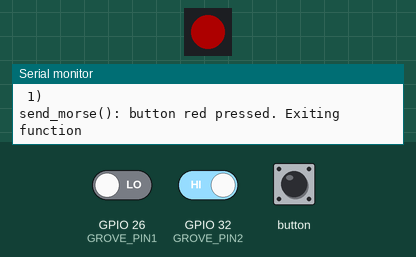
Recording of a sketch running on a simulated ESP32. Shown: 1 RGB LEDs in strip order, left to right, the last lines printed to the serial monitor. The inputs (shaded band) are chosen by the test bench; at power-on: GPIO 26 (GROVE_PIN1) LOW, GPIO 32 (GROVE_PIN2) HIGH. Dim RGB values are drawn brighter than linear; I2S audio is not simulated (input reads silence).

Above: at 5.9 s.
6.0 s: GPIO 26 (GROVE_PIN1) driven HIGH and GPIO 32 (GROVE_PIN2) driven LOW
7.6 s: GPIO 32 (GROVE_PIN2) driven HIGH
9.2 s: GPIO 26 (GROVE_PIN1) driven LOW
10.7 s: GPIO 26 (GROVE_PIN1) driven HIGH
12.3 s: button pressed for 0.15 s
At 12.4 s:
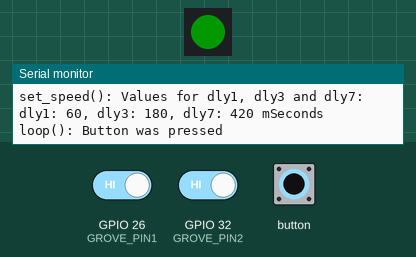
14.0 s: GPIO 32 (GROVE_PIN2) driven LOW
Timing chart, 0 to 16.8 s (numbered marks = the images above; inputs shaded):
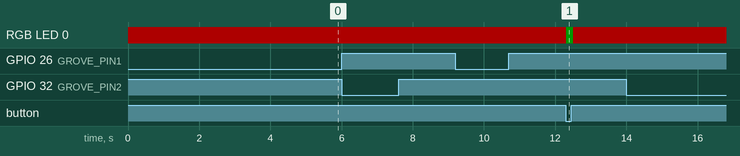

Measured:
- after the input at 12.3 s, RGB LED 0: RGB(50, 0, 0) → RGB(0, 25, 0) at once, → RGB(50, 0, 0) 0.20 s later

The sketch:

M5Atom_Echo_morse_code_paris_test.ino
```cpp
// (licence header left out)
#include <Arduino.h>
#include <M5Atom.h>
#include <FastLED.h>
#include "AtomEchoSPKR.h"
#include <time.h>

#include <unordered_map>
#include <vector>
#include <iostream>
#include <string.h>

bool my_debug = false;

#define NUM_LEDS 1
#define ATOMECHO_LED_PIN 27

// In function send_morse() print unit space indicator "|1|"
// between the dots and dashes.
// If you don't want the unit space indicator printed,
// comment-out the next line.
#define SHOW_UNITS

// Activate USE_DUALBTN if you want to use a M5Stack Dualbutton unit
// to increase/decrease the speed of the morse (function in development)
// and to stop an active sending a morse text to the speaker.
#define USE_DUALBTN

#ifdef USE_DUALBTN
#define GROVE_PIN1 26 // Define the first  pin of Port B (Yellow wire)
#define GROVE_PIN2 32 // Define the second pin of Port B (White wire)
#endif

// Uncomment this when you want to view the audio timings on an oscilloscope
// However, when using USE_AUDIO_VIA_PORT_B, comment-out USE_DUALBTN above.
// #define USE_AUDIO_VIA_PORT_B

#ifdef USE_AUDIO_VIA_PORT_B
#define GROVE_PIN1 26 // Define the first  pin of Port B (Yellow wire)
#define GROVE_PIN2 32 // Define the second pin of Port B (White wire)
#endif

CRGB leds[NUM_LEDS];

enum my_colors {RED=0, GREEN, BLUE, WHITE, BLACK};

unsigned long start_t = millis();

ATOMECHOSPKR echoSPKR;  // Create an instance of the ATOMECHOSPKR class
// +-------+-----------+-------------+
// | var   |  milli-   | morse speed |
// |       |  sonds    | (wpm)       |
// +-------+-----------+-------------+
// | dly1  |    20     |    54       |
// +-------+-----------+-------------+
// | dly1  |    30     |    35       |
// +-------+-----------+-------------+
// | dly1  |    40     |    26       |
// +-------+-----------+-------------+
// | dly1  |    50     |    19       |
// +-------+-----------+-------------+
// | dly1  |    60     |    17       |
// +-------+-----------+-------------+
// | dly1  |    70     |    15       |
// +-------+-----------+-------------+
// | dly1  |    80     |    13       |
// +-------+-----------+-------------+
// | dly1  |    90     |    12       |
// +-------+-----------+-------------+
// | dly1  |   100     |    10       |
// +-------+-----------+-------------+
uint16_t dly1 = 50;       // unit delay
uint16_t dly3 = dly1 * 3; // character delay
uint16_t dly7 = dly1 * 7; // word delay

int debounce_delay = 100; // mSec

// Define two beep tones
beep tone_dot =
{
  .freq    = 1200,
  .time_ms = 100,
  .maxval  = 10000,
  .modal   = true
};

beep tone_dash =
{
  .freq    = 1200,
  .time_ms = 300,
  .maxval  = 10000,
  .modal   = true
};


// First tone for M5 Echo button press
beep btn_tone1 =
{
  .freq    = 1200,
  .time_ms = 100,
  .maxval  = 10000,
  .modal   = false
};

// Second tone for M5 Echo button press
beep btn_tone2 =
{
  .freq    = 1400,
  .time_ms = 100,
  .maxval  = 10000,
  .modal   = false
};

// Define the morse code, dot-dash sequences for
// the characters that are in the text string to send in morse code
// Example: in the array {1,2}, the 1 represents a dot, the 2 a dash.
std::unordered_map<char, std::vector<int>> morse_txt_dict = {
  {'a', {1,2}},
  {'i', {1,1}},
  {'p', {1,2,2,1}},
  {'r', {1,2,1}},
  {'s', {1,1,1}},
};

void dot_dash_time() {
  static constexpr const char txt0[] PROGMEM = "dot_dash_time(): ";
  static constexpr const char txt1[] PROGMEM = "set to: ";
  size_t length = strlen(txt0); // Get the length of txt0
  char* spaces = new char[length + 1]; // +1 for null terminator
  memset(spaces, ' ', length); // No 'std::' prefix needed
  spaces[length] = '\0'; // Add null terminator
  Serial.print(txt0);
  Serial.print(F("tone_dot.time_ms  "));
  Serial.print(txt1);
  Serial.printf("%3d", tone_dot.time_ms);
  Serial.println(F(" mSeconds"));
  Serial.print(spaces);
  Serial.print(F("tone_dash.time_ms "));
  Serial.print(txt1);
  Serial.printf("%3d", tone_dash.time_ms);
  Serial.println(F(" mSeconds"));

  delete[] spaces; // Free memory when done
}

void show_delays() {
  Serial.println(F("Values for dly1, dly3 and dly7:"));
  Serial.printf("dly1: %d, dly3: %d, dly7: %d mSeconds\n", dly1, dly3, dly7);
}

const int tone_time_lst[] = {40, 60, 80, 100, 120, 140, 160, 180, 200};
int le_tone_time_lst = sizeof(tone_time_lst)/sizeof(tone_time_lst[0]);
int tone_time_lst_idx = 4; // index to 100

#ifdef USE_DUALBTN
int blu_last_value, red_last_value = 0;

void set_speed() {
  static constexpr const char txt0[] PROGMEM = "set_speed(): ";
  const char *txts[] PROGMEM = {
    "dualbutton",                      // 0
    "released",                        // 1
    "pressed",                         // 2
    " red ",                           // 3
    " blue ",                          // 4
    "tone_time_list_idx changed to: ", // 5
    "speed has been reached. "         // 6
  };

  int blu_value= 0;
  int red_value = 0;
  int tone_dly1 = 100;
  int unit_dly1 = 50;
  bool btn_blu_pressed = false;
  bool btn_red_pressed = false;
  red_value = digitalRead(GROVE_PIN1);  // read the value of the RED BUTTON (Pin 26). 读取26号引脚的值
  blu_value = digitalRead(GROVE_PIN2);  // read the value of the BLUE BUTTON (Pin 32). 读取32号引脚的值

  if (red_value == 1 && blu_value == 1)
    return;  // No button pressed

  btn_red_pressed = red_value == 0 ? true : false;
  btn_blu_pressed = blu_value == 0 ? true : false;

  if (btn_red_pressed) {
    Serial.print(txt0);
    Serial.print(txts[0]);
    Serial.print(txts[3]);
    Serial.println(txts[2]);
  }
  else if (btn_blu_pressed) {
    Serial.print(txt0);
    Serial.print(txts[0]);
    Serial.print(txts[4]);
    Serial.println(txts[2]);
  }

  // Debounce wait
  if (btn_red_pressed) {
    while (red_value == 0) {
      red_value = digitalRead(GROVE_PIN1);
      delay(debounce_delay);
    }
    Serial.print(txt0);
    Serial.print(txts[0]);
    Serial.print(txts[3]);
    Serial.print(txts[1]);
    Serial.printf("? %s\n", (red_value == 1) ? "Yes" : "No ");
  }
  else if (btn_blu_pressed) {
    // Debounce wait
    while (blu_value == 0) {
      blu_value = digitalRead(GROVE_PIN2);
      delay(debounce_delay);
    }
    Serial.print(txt0);
    Serial.print(txts[0]);
    Serial.print(txts[4]);
    Serial.print(txts[1]);
    Serial.printf("? %s\n", (blu_value == 1) ? "Yes" : "No ");
  }
  tone_dly1 = tone_dot.time_ms;
  unit_dly1 = dly1;

  if (btn_red_pressed) {
    tone_time_lst_idx += 1;
    if (tone_time_lst_idx > le_tone_time_lst-1) {
      tone_time_lst_idx = le_tone_time_lst -1;
      Serial.print(txt0);
      Serial.print(F("maximum "));
      Serial.print(txts[6]);
      if (my_debug) {
        Serial.printf("tone_time_lst_idx = %d, le_tone_time_lst-1 = %d, tone_time_lst[%d] = %d\n",
          tone_time_lst_idx, le_tone_time_lst-1, tone_time_lst_idx, tone_time_lst[tone_time_lst_idx]);
      } else {
        Serial.println();
      }
      Serial.print(txt0);
      Serial.print(txts[5]);
      Serial.printf("%d\n", tone_time_lst_idx);
    }
    tone_dly1 = tone_time_lst[tone_time_lst_idx];
    unit_dly1  = tone_dly1/2;
    red_value = -1;
    red_last_value = (btn_red_pressed == true) ? 0 : 1;
  }
  else if (btn_blu_pressed) {
    tone_time_lst_idx -= 1;
    if (tone_time_lst_idx <= 0) {
      tone_time_lst_idx = 0;
      Serial.print(txt0);
      Serial.print(F("minimum "));
      Serial.print(txts[6]);
      if (my_debug) {
        Serial.printf("tone_time_lst_idx = %d, le_tone_time_lst-1 = %d, tone_time_lst[%d] = %d\n",
          tone_time_lst_idx, le_tone_time_lst-1, tone_time_lst_idx, tone_time_lst[tone_time_lst_idx]);
      } else {
        Serial.println();
      }
      Serial.print(txt0);
      Serial.print(txts[5]);
      Serial.printf("%d\n", tone_time_lst_idx);
    }
    tone_dly1 = tone_time_lst[tone_time_lst_idx];
    unit_dly1 = tone_dly1/2;
    blu_value = -1;
    blu_last_value = (btn_blu_pressed == true) ? 0 : 1;
  }

  tone_dot.time_ms = tone_dly1;
  tone_dash.time_ms = 3 * tone_dot.time_ms; // keep ratio 3 : 1

  dly1 = unit_dly1;
  dly3 = dly1 * 3;
  dly7 = dly1 * 7;

  dot_dash_time();

  Serial.print(txt0);
  show_delays();
}
#endif

void LedColor(my_colors color)
{
  switch (color)
  {
    case RED:
      leds[0] = CRGB::Red; // Set the LED to red
      break;
    case GREEN:
      leds[0] = CRGB::Green; // Set the LED to green
      break;
    case BLUE:
      leds[0] = CRGB::Blue; // Set the LED to blue
      break;
    case WHITE:
      leds[0] = CRGB::White; // Set the LED to white
      break;
  case BLACK:
      leds[0] = CRGB::Black; // Set the LED to black
      break;
  default:
      leds[0] = CRGB::Black; // Set the LED to black
      break;
  };
    FastLED.show(); // Update the LED
}

void btn_beep() {
  LedColor(GREEN);
  echoSPKR.playBeep(btn_tone1);
  //echoSPKR.playBeep(btn_tone1.freq, btn_tone1.time_ms, btn_tone1.maxval, btn_tone1.modal);
  delay(100);
  echoSPKR.playBeep(btn_tone2);
  //echoSPKR.playBeep(btn_tone2.freq, btn_tone2.time_ms, btn_tone2.maxval, btn_tone2.modal);
  delay(100);
  LedColor(RED);
}

/*
   The unit of morse code speed is the number of times
   the word "paris" is sent in morse code per minute.
   A speed of morse code of 16 words per minute is equal to
   sending the word "paris" 16 times per minute.

   Morse code counting:
   +-----------------+--------+
   | what:           | units: |
   +-----------------+--------+
   | dot             |    1   |
   +-----------------+--------+
   | dot-dash space  |    1   |
   +-----------------+--------+
   | dash            |    3   |
   +-----------------+--------+
   | character space |    3   |
   +-----------------+--------+
   | word space      |    7   |
   +---------------.-+--------+

         The length of the word "paris" in morse code units (see table above) is:
         0             1               2               3               4             5
         1 2 345 6 789 0 1 234 5 6 789 012 3 4 567 8 9 012 2 4 5 678 9 0 1 2 3 4567890
                 p        /   /   a   /   /     r     /   /  i  /   /    s    /       /
         ./~/---/~/---/~/./~~~/./~/---/~~~/./~/---/~/./~~~/./~/./~~~/./~/./~/./~~~~~~~/
                 11       / 3 /   5   / 3 /     7     / 3 /  3  / 3 /    5    /   7   /  = 50 units
         1,1,123,1,223,1,2/123/1,1,123/123/1,1,123,1,2/123/1,1,2/123/1,1,2,1,3/1234567/
      ____/\________             ______/\_______                             ____/\____
      dot/dash space             character space                             word space
*/
void send_morse() {
  // Define variables:
  static constexpr const char txt0[] PROGMEM = "send_morse(): ";
  std::vector<int> lst; // create an empty list
  int i;
  int j;
  int le;
  int le2;
  int n;
  int n2;
  char c;
  char c2;
  size_t writeSize;
  bool my_morse_debug = true;
  bool word_end = false;
  bool stop = false;
  int unit_count = 0;
  int word_count = 0;
  unsigned long curr_t = 0;
  unsigned long interval_t = 60 * 1000;
  unsigned long elapsed_t = 0;
  int btn_red = 0;
  int btn_blu = 0;
  Serial.print(txt0);
  Serial.println(F("Starting..."));
  Serial.print(F("tone dot (and dash) frequency = "));
  Serial.printf("%d Hz\n", tone_dot.freq);
  Serial.printf("tone_dot.modal  = %s\n", tone_dot.modal  == 1 ? "true": "false");
  Serial.printf("tone_dash.modal = %s\n", tone_dash.modal == 1 ? "true": "false");
  echoSPKR.setVolume(1);  // Initial volume (in class) set to 8.
  dot_dash_time();
  const char txt[] = "paris";
  le = strlen(txt);
  Serial.print(F("Text to send = "));
  Serial.printf("\"%s\"", txt);
  Serial.print(F(", length = "));
  Serial.printf("%d\n", le);
  if (my_debug) {
    Serial.println(F("Going to send the text now..."));
    Serial.println(F("In the lists like: [2,1], 2 represents a dash, 1 respresents a dot"));
  }
  show_delays();

  while (true) {
    curr_t = millis();
    elapsed_t = curr_t - start_t;
    if (elapsed_t >= interval_t) {
      stop = true;
      Serial.print("\nOne minute limit reached.\n");
      break;
    }
    if (strlen(txt) == 0)
      return;
    Serial.printf("%2d) ", word_count+1);
    for (i = 0; txt[i] != '\0'; i++) {
#ifdef USE_DUALBTN
      btn_red = digitalRead(GROVE_PIN1);  // read the value of BUTTON. 读取33号引脚的值
      btn_blu = digitalRead(GROVE_PIN2);
      if (btn_red == 0 || btn_blu == 0) {
        Serial.println();
        Serial.print(txt0);
        if (btn_red == 0)
          Serial.print(F("button red "));
        else if (btn_blu == 0)
          Serial.print(F("button blue "));
        Serial.println(F("pressed. Exiting function"));
        if (btn_red == 0) {
          // Debounce wait
          while (btn_red == 0) {
            btn_red = digitalRead(GROVE_PIN1);
            delay(debounce_delay);
          }
        }
        if (btn_blu == 0) {
          // Debounce wait
          while (btn_blu == 0) {
            btn_blu = digitalRead(GROVE_PIN1);
            delay(debounce_delay);
          }
        }
        return;
      }
  #endif
      c = txt[i];
      n = static_cast<int>(c); // Calculate the ASCII value
      if (n == 32) {
        if (my_debug)
          Serial.println(F("word space delay"));
        if (my_morse_debug)
          Serial.print("|  7  |\n");
        delay(dly7);
        unit_count += 7;
      } else {
        if (n >= 65 and n <= 90)  // Convert upper case to lower case
          n2 = n + 32;    // python example: ord('A') = 65. ord('a') = 97
        else
          n2 = n;
        c2 = static_cast<char>(n2);  // convert back to ASCII
        if (morse_txt_dict.find(c2) == morse_txt_dict.end()) {
          Serial.printf("character \'%s\' not found in morse_txt_dict\n", n2);
        } else {
          // Extract the list and assign it to a variable
          lst = morse_txt_dict[c2];
          if (my_debug) {
            Serial.print(F("Sending character "));
            Serial.print(c2);
            Serial.print(F(" = "));
          }
          // Calculate the length of the extracted list
          size_t le2 = lst.size();
          if (le2 > 0) {
            if (my_debug) {
              Serial.print("[");
              for (int n = 0; n < le2; n++) {
                Serial.print(lst[n]);
                if (n < le2 -1) {
                  Serial.print(", ");
                }
              }
              Serial.println("]");
            }
            for (j = 0; j < le2; j++) {
              if (lst[j] == 2) {
                if (my_debug)
                  Serial.println(F("Sending a dash"));
                if (my_morse_debug)
                  Serial.print("---");
                //Serial.printf("tone_dash.modal = %d\n", tone_dash.modal);
                unit_count += 3;
#ifdef USE_AUDIO_VIA_PORT_B
                digitalWrite(GROVE_PIN1, HIGH);
#endif
                writeSize = echoSPKR.playBeep(tone_dash);
                //writeSize = echoSPKR.playBeep(tone_dash.freq, tone_dash.time_ms, tone_dash.maxval, tone_dash.modal);
              } else if (lst[j] == 1) {
                if (my_debug)
                  Serial.println(F("Sending a dot"));
                if (my_morse_debug)
                  Serial.print(".");
                //Serial.printf("tone_dot.modal = %d\n", tone_dot.modal);
                unit_count += 1;
#ifdef USE_AUDIO_VIA_PORT_B
                digitalWrite(GROVE_PIN1, HIGH);
#endif
                writeSize = echoSPKR.playBeep(tone_dot);

                //echoSPKR.playBeep(tone_dot.freq, tone_dot.time_ms, tone_dot.maxval, tone_dot.modal);
              }
              // if (writeSize > 0) {
              //   Serial.print(F("writeSize = "));
              //   Serial.println(writeSize);
              // }
              // for example: after 'e' or 't' no character space delay
              // and not after the last dot or dash of the character
              if (le2 > 1 && j < le2-1) {
                if (my_debug)
                  Serial.println(F("unit space delay"));
                if (my_morse_debug)
#ifdef SHOW_UNITS
                  Serial.print("|1|");
#else
                  Serial.print(" ");
#endif
                delay(dly1); // was: (dly1)
#ifdef USE_AUDIO_VIA_PORT_B
                digitalWrite(GROVE_PIN1, LOW);
#endif
                unit_count += 1;
              }
            }
            if (i == le -1) {
              if (my_debug)
                Serial.println(F("word space delay"));
              if (my_morse_debug)
                Serial.print("|   7   |");
              delay(dly7);
#ifdef USE_AUDIO_VIA_PORT_B
              digitalWrite(GROVE_PIN1, LOW);
#endif
              unit_count += 7;
            } else {
              if (my_debug)
                Serial.println(F("character space delay"));
              if (my_morse_debug)
                Serial.print("| 3 |");
              delay(dly3);
#ifdef USE_AUDIO_VIA_PORT_B
              digitalWrite(GROVE_PIN1, LOW);
#endif
              unit_count += 3;
            }
          }
        }
      }
    } // end-of-for-loop
    Serial.println(); // New line after the last character (morse code representation)
    if (my_debug) {
      Serial.println(F("All characters sent"));
      Serial.print(F("Units sent = "));
      Serial.printf("%d\n", unit_count);
    }
    word_count += 1;
  }
  Serial.print(F("Number of units sent = "));
  Serial.printf("%d, ", unit_count);
  Serial.print(F("this is "));
  Serial.printf("%d ", static_cast<int>(unit_count/word_count));
  Serial.println(F("units per word."));
  Serial.print(F("Number of words sent: "));
  Serial.print(word_count);
  Serial.println(".");
  Serial.print(F("This equals to a morse code speed of "));
  Serial.printf("%d ", word_count);
  Serial.println(F("words/minute."));
}

void setup()
{
  static constexpr const char txt0[] PROGMEM = "setup(): ";

#ifdef USE_DUALBTN
  pinMode(GROVE_PIN1, INPUT); // Set the first pin of GROVE Port as input (Yellow)
  pinMode(GROVE_PIN2, INPUT); // Set the second pin of GROVE B as input (White)
#endif

#ifdef USE_AUDIO_VIA_PORT_B
  pinMode(GROVE_PIN1, OUTPUT);
  digitalWrite(GROVE_PIN1, LOW);
#endif

  // Note that Serial.begin() is started by M5.begin()
  M5.begin(true, false, false); // Init M5 Atom Echo  (SerialEnable, I2CEnable, DisplayEnable)

  Serial.println(F("M5Stack M5Atom Echo new \"ATOMECHOSPKR class\" beep test"));

  FastLED.addLeds<NEOPIXEL, ATOMECHO_LED_PIN>(leds, NUM_LEDS); // Initialize FastLED
  FastLED.setBrightness(50); // Set brightness
  LedColor(RED);

  esp_err_t err = ESP_OK;

  try {
    //err = echoSPKR.begin(88200); // standard rate = 44100
    err = echoSPKR.begin(); // standard rate = 44100
  }
  catch (esp_err_t err) {
    Serial.print(txt0);
    Serial.print(F("While starting echoSPKR, error: "));
    Serial.print(err);
    Serial.println(F("occurred. Restarting in 5 seconds..."));
    delay(5000);  // wait 5 seconds
    ESP.restart();
  }
  // delay(100);
}

void loop() {
  static constexpr const char txt0[] PROGMEM = "loop(): ";

  bool start = true;

  delay(5000); // Wait for user to clear the serial monitor window
  Serial.print('\n');
  Serial.print(txt0);
  Serial.println(F("entering the while loop..."));
  Serial.print(txt0);
  Serial.print(F("ESP.getFreeHeap = "));
  Serial.println(ESP.getFreeHeap());

  while (true) {

    if (start) {
      start = false;
      send_morse();
    }

#ifdef USE_DUALBTN
    set_speed();
#endif

    if (M5.Btn.wasPressed()) {
      Serial.print(txt0);
      Serial.println(F("Button was pressed"));
      btn_beep();
      delay(1000);
      start_t = millis();
      send_morse();
    }
    M5.update();
    LedColor(RED);
  }
}
```

Source omitted: AtomEchoSPKR.cpp (10133 bytes), AtomEchoSPKR.h (10429 bytes)
